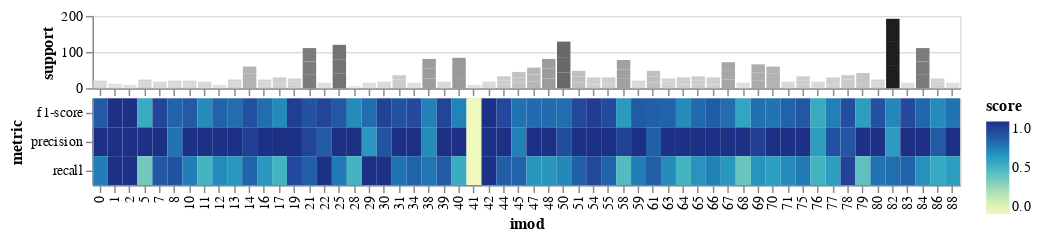
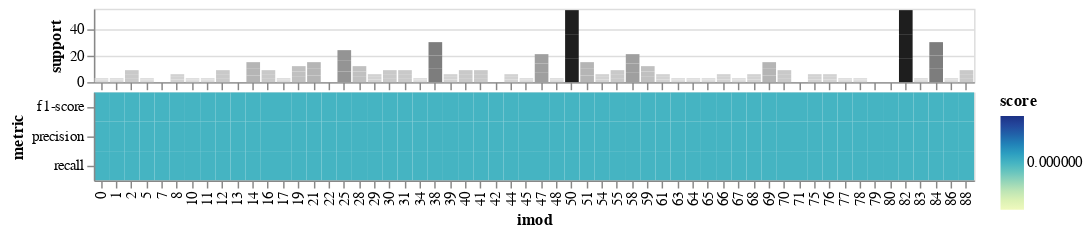

The code cell stored with these charts, in order, in its notebook:
### Code cell
cls_full_train_df = view_cls_report(net_randsplit,Xfull_train,yfull_train,imods_filt)
cls_test_df = view_cls_report(net_randsplit,Xtest,ytest,imods_filt)

### Figure 1 — Vega-Lite specification as saved in the notebook (floating-point values rounded to 4 significant figures; data arrays with more than 128 entries replaced by an {"elided": "..."} marker saying what was removed)
{"config": {"view": {"continuousWidth": 400, "continuousHeight": 300}, "concat": {"spacing": 0}}, "vconcat": [{"mark": "bar", "encoding": {"color": {"type": "quantitative", "field": "support", "legend": null, "scale": {"scheme": "greys"}}, "tooltip": [{"type": "quantitative", "field": "support"}], "x": {"type": "ordinal", "axis": {"labels": false}, "field": "imod", "title": ""}, "y": {"type": "quantitative", "field": "support"}}, "height": 50, "width": 600}, {"mark": "rect", "encoding": {"color": {"type": "quantitative", "field": "score"}, "tooltip": [{"type": "nominal", "field": "metric"}, {"type": "quantitative", "field": "score"}], "x": {"type": "ordinal", "field": "imod"}, "y": {"type": "ordinal", "field": "metric"}}, "width": 600}], "data": {"name": "data-b7d0caa25c6de2dd7812f65c8178b510"}, "resolve": {"scale": {"color": "independent"}}, "$schema": "https://vega.github.io/schema/vega-lite/v4.8.1.json", "datasets": {"data-b7d0caa25c6de2dd7812f65c8178b510": {"elided": "174 records"}}}

### Figure 2 — Vega-Lite specification as saved in the notebook (floating-point values rounded to 4 significant figures; data arrays with more than 128 entries replaced by an {"elided": "..."} marker saying what was removed)
{"config": {"view": {"continuousWidth": 400, "continuousHeight": 300}, "concat": {"spacing": 0}}, "vconcat": [{"mark": "bar", "encoding": {"color": {"type": "quantitative", "field": "support", "legend": null, "scale": {"scheme": "greys"}}, "tooltip": [{"type": "quantitative", "field": "support"}], "x": {"type": "ordinal", "axis": {"labels": false}, "field": "imod", "title": ""}, "y": {"type": "quantitative", "field": "support"}}, "height": 50, "width": 600}, {"mark": "rect", "encoding": {"color": {"type": "quantitative", "field": "score"}, "tooltip": [{"type": "nominal", "field": "metric"}, {"type": "quantitative", "field": "score"}], "x": {"type": "ordinal", "field": "imod"}, "y": {"type": "ordinal", "field": "metric"}}, "width": 600}], "data": {"name": "data-289221121726d9e13248d8ae48ac6363"}, "resolve": {"scale": {"color": "independent"}}, "$schema": "https://vega.github.io/schema/vega-lite/v4.8.1.json", "datasets": {"data-289221121726d9e13248d8ae48ac6363": {"elided": "174 records"}}}
